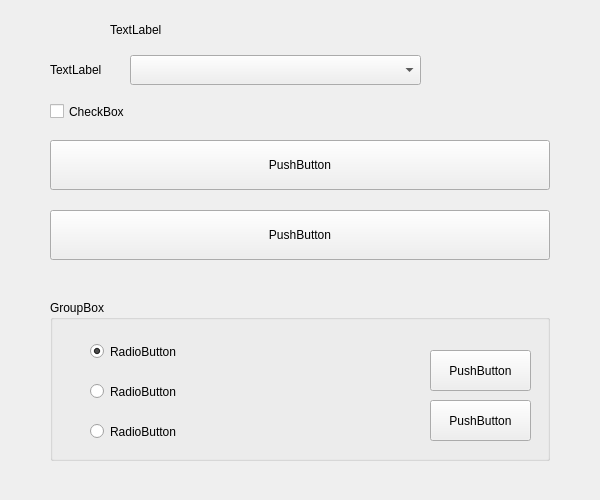
<?xml version="1.0" encoding="UTF-8"?>
<ui version="4.0">
 <class>Form</class>
 <widget class="QWidget" name="Form">
  <property name="geometry">
   <rect>
    <x>0</x>
    <y>0</y>
    <width>600</width>
    <height>500</height>
   </rect>
  </property>
  <property name="minimumSize">
   <size>
    <width>600</width>
    <height>500</height>
   </size>
  </property>
  <property name="maximumSize">
   <size>
    <width>600</width>
    <height>500</height>
   </size>
  </property>
  <property name="windowTitle">
   <string>Form</string>
  </property>
  <widget class="QLabel" name="peerNameLabel">
   <property name="geometry">
    <rect>
     <x>110</x>
     <y>10</y>
     <width>431</width>
     <height>40</height>
    </rect>
   </property>
   <property name="text">
    <string>TextLabel</string>
   </property>
  </widget>
  <widget class="QPushButton" name="sendPrivateMessagePushButton">
   <property name="geometry">
    <rect>
     <x>50</x>
     <y>140</y>
     <width>500</width>
     <height>50</height>
    </rect>
   </property>
   <property name="text">
    <string>PushButton</string>
   </property>
  </widget>
  <widget class="QCheckBox" name="ignorePeerCheckBox">
   <property name="geometry">
    <rect>
     <x>50</x>
     <y>100</y>
     <width>500</width>
     <height>23</height>
    </rect>
   </property>
   <property name="text">
    <string>CheckBox</string>
   </property>
  </widget>
  <widget class="QGroupBox" name="banGroupBox">
   <property name="geometry">
    <rect>
     <x>50</x>
     <y>300</y>
     <width>500</width>
     <height>161</height>
    </rect>
   </property>
   <property name="title">
    <string>GroupBox</string>
   </property>
   <widget class="QPushButton" name="banPushButton">
    <property name="geometry">
     <rect>
      <x>380</x>
      <y>50</y>
      <width>101</width>
      <height>41</height>
     </rect>
    </property>
    <property name="text">
     <string>PushButton</string>
    </property>
   </widget>
   <widget class="QRadioButton" name="ipBanRadioButton">
    <property name="geometry">
     <rect>
      <x>40</x>
      <y>40</y>
      <width>251</width>
      <height>23</height>
     </rect>
    </property>
    <property name="text">
     <string>RadioButton</string>
    </property>
    <property name="checked">
     <bool>true</bool>
    </property>
   </widget>
   <widget class="QRadioButton" name="nickRadioButton">
    <property name="geometry">
     <rect>
      <x>40</x>
      <y>80</y>
      <width>251</width>
      <height>23</height>
     </rect>
    </property>
    <property name="text">
     <string>RadioButton</string>
    </property>
   </widget>
   <widget class="QRadioButton" name="pkBanRadioButton">
    <property name="geometry">
     <rect>
      <x>40</x>
      <y>120</y>
      <width>251</width>
      <height>23</height>
     </rect>
    </property>
    <property name="text">
     <string>RadioButton</string>
    </property>
   </widget>
   <widget class="QPushButton" name="kickPushButton">
    <property name="geometry">
     <rect>
      <x>380</x>
      <y>100</y>
      <width>101</width>
      <height>41</height>
     </rect>
    </property>
    <property name="text">
     <string>PushButton</string>
    </property>
   </widget>
  </widget>
  <widget class="QLabel" name="roleLabel">
   <property name="geometry">
    <rect>
     <x>50</x>
     <y>60</y>
     <width>67</width>
     <height>20</height>
    </rect>
   </property>
   <property name="text">
    <string>TextLabel</string>
   </property>
  </widget>
  <widget class="QLabel" name="roleNameLabel">
   <property name="geometry">
    <rect>
     <x>130</x>
     <y>60</y>
     <width>411</width>
     <height>20</height>
    </rect>
   </property>
   <property name="text">
    <string>TextLabel</string>
   </property>
  </widget>
  <widget class="QPushButton" name="copyPublicKeyPushButton">
   <property name="geometry">
    <rect>
     <x>50</x>
     <y>210</y>
     <width>500</width>
     <height>50</height>
    </rect>
   </property>
   <property name="text">
    <string>PushButton</string>
   </property>
  </widget>
  <widget class="QComboBox" name="rolesComboBox">
   <property name="geometry">
    <rect>
     <x>130</x>
     <y>55</y>
     <width>291</width>
     <height>30</height>
    </rect>
   </property>
  </widget>
 </widget>
 <resources/>
 <connections/>
</ui>
